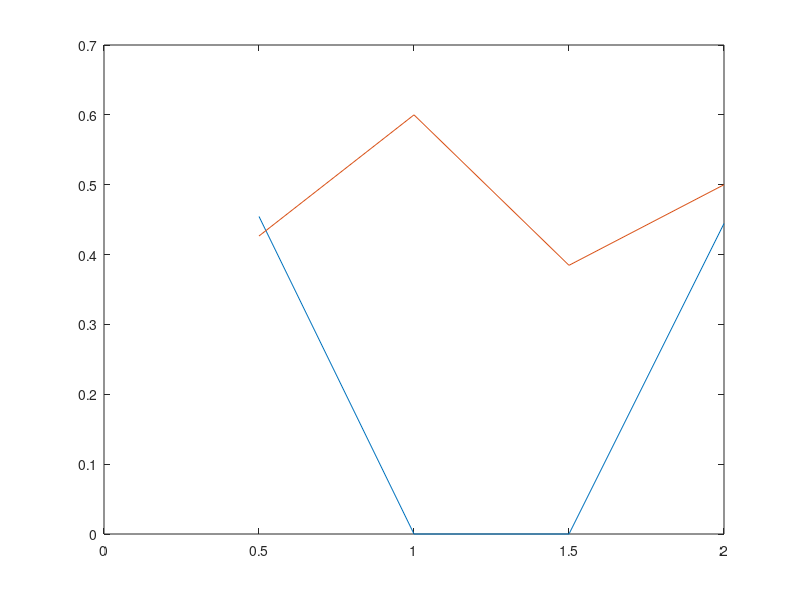

This chart was generated by the following MATLAB code:
correct = load('H_.1/correct.mat');
correct = correct.correct;

time_elapsed = load('H_.1/time_elapsed.mat');
time_elapsed = time_elapsed.time_elapsed;

%round up to closest 

time_elapsed_round = ceil(time_elapsed * 2) / 2;
X_1 = unique(time_elapsed_round);
Y = zeros(2,size(X_1,2));


for i=1:size(correct, 2)
    
    ind = find(X_1==time_elapsed_round(i));
    Y(1,ind) = Y(1,ind) + correct(i);
    Y(2,ind) = Y(2,ind) + 1;
    
end

for i=1:size(Y,2)
   Y_1(1,i) = Y(1,i) / Y(2,i);
    
end

correct = load('H_2/correct.mat');
correct = correct.correct;

time_elapsed = load('H_2/time_elapsed.mat');
time_elapsed = time_elapsed.time_elapsed;

%round up to closest 

time_elapsed_round = ceil(time_elapsed * 2) / 2;
X_2 = unique(time_elapsed_round);
Y = zeros(2,size(X_2,2));


for i=1:size(correct, 2)
    
    ind = find(X_2==time_elapsed_round(i));
    Y(1,ind) = Y(1,ind) + correct(i);
    Y(2,ind) = Y(2,ind) + 1;
    
end

for i=1:size(Y,2)
   Y_2(1,i) = Y(1,i) / Y(2,i);
    
end

%use the x-axis of the ones with the smallest unique values
%TODO: splitting of this needs to be more autominized. It relies on X_1
%being bigger than X_2. 
plot(X_2, Y_1(1,1:size(X_2,2)), X_2,Y_2(1,:))
